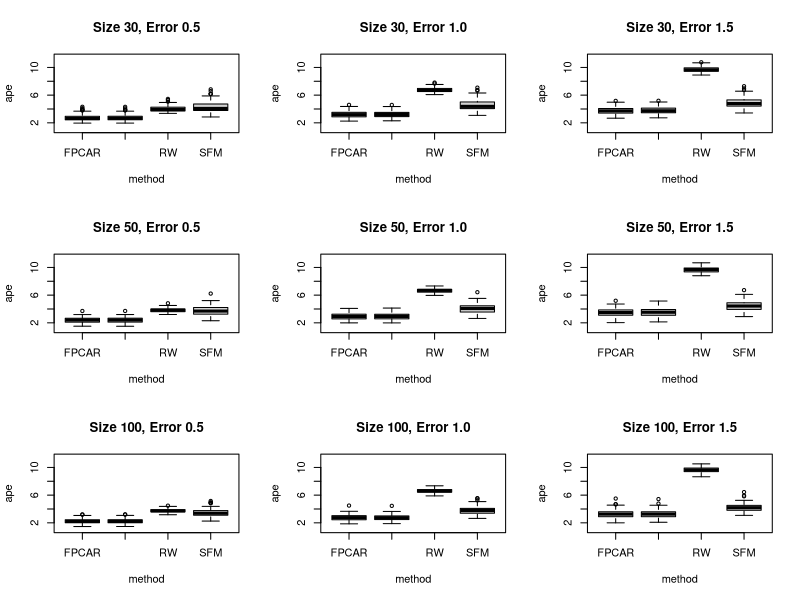
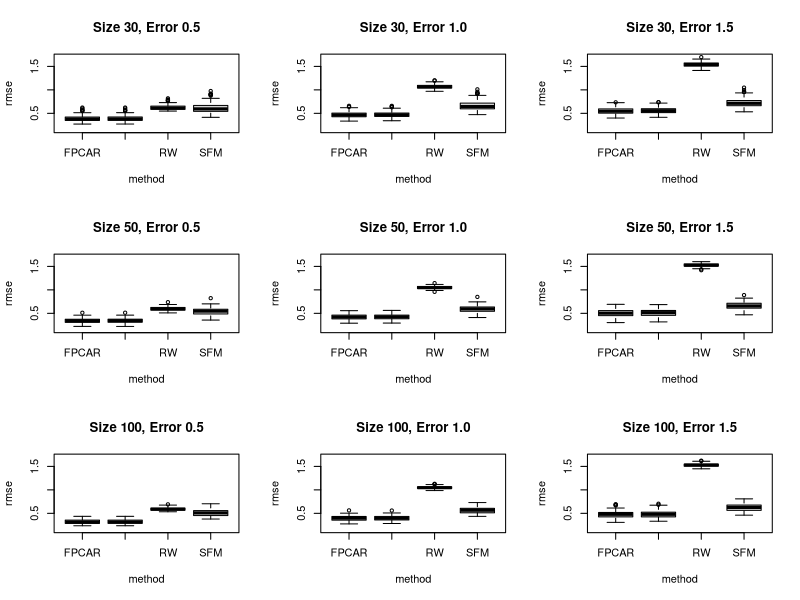

Generate these figures, in order, with R:
#library("Deducer")
result_fpc=read.table("result_fpc.txt",header=T)
result_fpc_k=read.table("result_fpc_k.txt",header=T)
result_rw=read.table("result_rw.txt",header=T)
result_sfm=read.table("result_shen.txt",header=T)
allresult=data.frame(rbind(result_fpc,result_fpc_k,result_sfm,result_rw))
#sort(allresult,by=size)
data_30=subset(allresult,size==30)
data_50=subset(allresult,size==50)
data_100=subset(allresult,size==100)
data_200=subset(allresult,size==200)

data_30_0.5_FPCAR=subset(data_30,error==0.5&method=="FPCAR")
data_30_1.0_FPCAR=subset(data_30,error==1.0&method=="FPCAR")
data_30_1.5_FPCAR=subset(data_30,error==1.5&method=="FPCAR")




data_30_0.5_FPCAR1=subset(data_30,error==0.5&method=="FPCAR*")
data_30_1.0_FPCAR1=subset(data_30,error==1.0&method=="FPCAR*")
data_30_1.5_FPCAR1=subset(data_30,error==1.5&method=="FPCAR*")



data_30_0.5_SFM=subset(data_30,error==0.5&method=="SFM")
data_30_1.0_SFM=subset(data_30,error==1.0&method=="SFM")
data_30_1.5_SFM=subset(data_30,error==1.5&method=="SFM")

data_30_0.5_RW=subset(data_30,error==0.5&method=="RW")
data_30_1.0_RW=subset(data_30,error==1.0&method=="RW")
data_30_1.5_RW=subset(data_30,error==1.5&method=="RW")

summary(data_30_0.5_FPCAR1$ape)
summary(data_30_0.5_SFM$ape)
summary(data_30_0.5_RW$ape)
summary(data_30_0.5_FPCAR$ape)

summary(data_30_1.0_FPCAR1$ape)
summary(data_30_1.0_SFM$ape)
summary(data_30_1.0_RW$ape)
summary(data_30_1.0_FPCAR$ape)


summary(data_30_1.5_FPCAR1$ape)
summary(data_30_1.5_SFM$ape)
summary(data_30_1.5_RW$ape)
summary(data_30_1.5_FPCAR$ape)

summary(data_30_0.5_FPCAR1$rmse)
summary(data_30_0.5_SFM$rmse)
summary(data_30_0.5_RW$rmse)
summary(data_30_0.5_FPCAR$rmse)

summary(data_30_1.0_FPCAR1$rmse)
summary(data_30_1.0_SFM$rmse)
summary(data_30_1.0_RW$rmse)
summary(data_30_1.0_FPCAR$rmse)


summary(data_30_1.5_FPCAR1$rmse)
summary(data_30_1.5_SFM$rmse)
summary(data_30_1.5_RW$rmse)
summary(data_30_1.5_FPCAR$rmse)





data_50_0.5_FPCAR=subset(data_50,error==0.5&method=="FPCAR")
data_50_1.0_FPCAR=subset(data_50,error==1.0&method=="FPCAR")
data_50_1.5_FPCAR=subset(data_50,error==1.5&method=="FPCAR")

data_50_0.5_FPCAR1=subset(data_50,error==0.5&method=="FPCAR*")
data_50_1.0_FPCAR1=subset(data_50,error==1.0&method=="FPCAR*")
data_50_1.5_FPCAR1=subset(data_50,error==1.5&method=="FPCAR*")

data_50_0.5_SFM=subset(data_50,error==0.5&method=="SFM")
data_50_1.0_SFM=subset(data_50,error==1.0&method=="SFM")
data_50_1.5_SFM=subset(data_50,error==1.5&method=="SFM")

data_50_0.5_RW=subset(data_50,error==0.5&method=="RW")
data_50_1.0_RW=subset(data_50,error==1.0&method=="RW")
data_50_1.5_RW=subset(data_50,error==1.5&method=="RW")

c(summary(data_50_0.5_FPCAR1$ape)[2:5],summary(data_50_0.5_SFM$ape)[2:5],
summary(data_50_0.5_RW$ape)[2:5])
summary(data_50_0.5_FPCAR$ape)

c(summary(data_50_1.0_FPCAR1$ape)[2:5],summary(data_50_1.0_SFM$ape)[2:5],
summary(data_50_1.0_RW$ape)[2:5])
summary(data_50_1.0_FPCAR$ape)

c(summary(data_50_1.5_FPCAR1$ape)[2:5],summary(data_50_1.5_SFM$ape)[2:5],
summary(data_50_1.5_RW$ape)[2:5])
summary(data_50_1.5_FPCAR$ape)


c(summary(data_50_0.5_FPCAR1$rmse)[2:5],summary(data_50_0.5_SFM$rmse)[2:5],
summary(data_50_0.5_RW$rmse)[2:5])
summary(data_50_0.5_FPCAR$rmse)

c(summary(data_50_1.0_FPCAR1$rmse)[2:5],summary(data_50_1.0_SFM$rmse)[2:5],
summary(data_50_1.0_RW$rmse)[2:5])
summary(data_50_1.0_FPCAR$rmse)

c(summary(data_50_1.5_FPCAR1$rmse)[2:5],summary(data_50_1.5_SFM$rmse)[2:5],
summary(data_50_1.5_RW$rmse)[2:5])
summary(data_50_1.5_FPCAR$rmse)

data_100_0.5_FPCAR=subset(data_100,error==0.5&method=="FPCAR")
data_100_1.0_FPCAR=subset(data_100,error==1.0&method=="FPCAR")
data_100_1.5_FPCAR=subset(data_100,error==1.5&method=="FPCAR")

data_100_0.5_FPCAR1=subset(data_100,error==0.5&method=="FPCAR*")
data_100_1.0_FPCAR1=subset(data_100,error==1.0&method=="FPCAR*")
data_100_1.5_FPCAR1=subset(data_100,error==1.5&method=="FPCAR*")

data_100_0.5_SFM=subset(data_100,error==0.5&method=="SFM")
data_100_1.0_SFM=subset(data_100,error==1.0&method=="SFM")
data_100_1.5_SFM=subset(data_100,error==1.5&method=="SFM")

data_100_0.5_RW=subset(data_100,error==0.5&method=="RW")
data_100_1.0_RW=subset(data_100,error==1.0&method=="RW")
data_100_1.5_RW=subset(data_100,error==1.5&method=="RW")

c(summary(data_100_0.5_FPCAR1$ape)[2:5],summary(data_100_0.5_SFM$ape)[2:5],
summary(data_100_0.5_RW$ape)[2:5])
summary(data_100_0.5_FPCAR$ape)

c(summary(data_100_1.0_FPCAR1$ape)[2:5],summary(data_100_1.0_SFM$ape)[2:5],
summary(data_100_1.0_RW$ape)[2:5])
summary(data_100_1.0_FPCAR$ape)

c(summary(data_100_1.5_FPCAR1$ape)[2:5],summary(data_100_1.5_SFM$ape)[2:5],
summary(data_100_1.5_RW$ape)[2:5])
summary(data_100_1.5_FPCAR$ape)


c(summary(data_100_0.5_FPCAR1$rmse)[2:5],summary(data_100_0.5_SFM$rmse)[2:5],
summary(data_100_0.5_RW$rmse)[2:5])
summary(data_100_0.5_FPCAR$rmse)

c(summary(data_100_1.0_FPCAR1$rmse)[2:5],summary(data_100_1.0_SFM$rmse)[2:5],
summary(data_100_1.0_RW$rmse)[2:5])
summary(data_100_1.0_FPCAR$rmse)

c(summary(data_100_1.5_FPCAR1$rmse)[2:5],summary(data_100_1.5_SFM$rmse)[2:5],
summary(data_100_1.5_RW$rmse)[2:5])
summary(data_100_1.5_FPCAR$rmse)


par( mfrow= c(3, 3))
 
 boxplot(ape~method,data=data_30,subset=error==.5,main="Size 30, Error 0.5",col = "light grey",ylim=c(1,11.5))
 boxplot(ape~method,data=data_30,subset=error==1.0,main="Size 30, Error 1.0",col = "light grey",ylim=c(1,11.5))
 boxplot(ape~method,data=data_30,subset=error==1.5,main="Size 30, Error 1.5",col = "light grey",ylim=c(1,11.5))
 
 boxplot(ape~method,data=data_50,subset=error==.5,main="Size 50, Error 0.5",col = "light grey",ylim=c(1,11.5))
 boxplot(ape~method,data=data_50,subset=error==1.0,main="Size 50, Error 1.0",col = "light grey",ylim=c(1,11.5))
 boxplot(ape~method,data=data_50,subset=error==1.5,main="Size 50, Error 1.5",col = "light grey",ylim=c(1,11.5))
 
 
 boxplot(ape~method,data=data_100,subset=error==.5,main="Size 100, Error 0.5",col = "light grey",ylim=c(1,11.5))
 boxplot(ape~method,data=data_100,subset=error==1.0,main="Size 100, Error 1.0",col = "light grey",ylim=c(1,11.5))
 boxplot(ape~method,data=data_100,subset=error==1.5,main="Size 100, Error 1.5",col = "light grey",ylim=c(1,11.5))
 
 par( mfrow= c(3, 3))
 
 boxplot(rmse~method,data=data_30,subset=error==.5,main="Size 30, Error 0.5",col = "light grey",ylim=c(.15,1.7))
 boxplot(rmse~method,data=data_30,subset=error==1.0,main="Size 30, Error 1.0",col = "light grey",ylim=c(.15,1.7))
 boxplot(rmse~method,data=data_30,subset=error==1.5,main="Size 30, Error 1.5",col = "light grey",ylim=c(.15,1.7))
 
 boxplot(rmse~method,data=data_50,subset=error==.5,main="Size 50, Error 0.5",col = "light grey",ylim=c(.15,1.7))
 boxplot(rmse~method,data=data_50,subset=error==1.0,main="Size 50, Error 1.0",col = "light grey",ylim=c(.15,1.7))
 boxplot(rmse~method,data=data_50,subset=error==1.5,main="Size 50, Error 1.5",col = "light grey",ylim=c(.15,1.7))
 
 boxplot(rmse~method,data=data_100,subset=error==.5,main="Size 100, Error 0.5",col = "light grey",ylim=c(.15,1.7))
 boxplot(rmse~method,data=data_100,subset=error==1.0,main="Size 100, Error 1.0",col = "light grey",ylim=c(.15,1.7))
 boxplot(rmse~method,data=data_100,subset=error==1.5,main="Size 100, Error 1.5",col = "light grey",ylim=c(.15,1.7))
